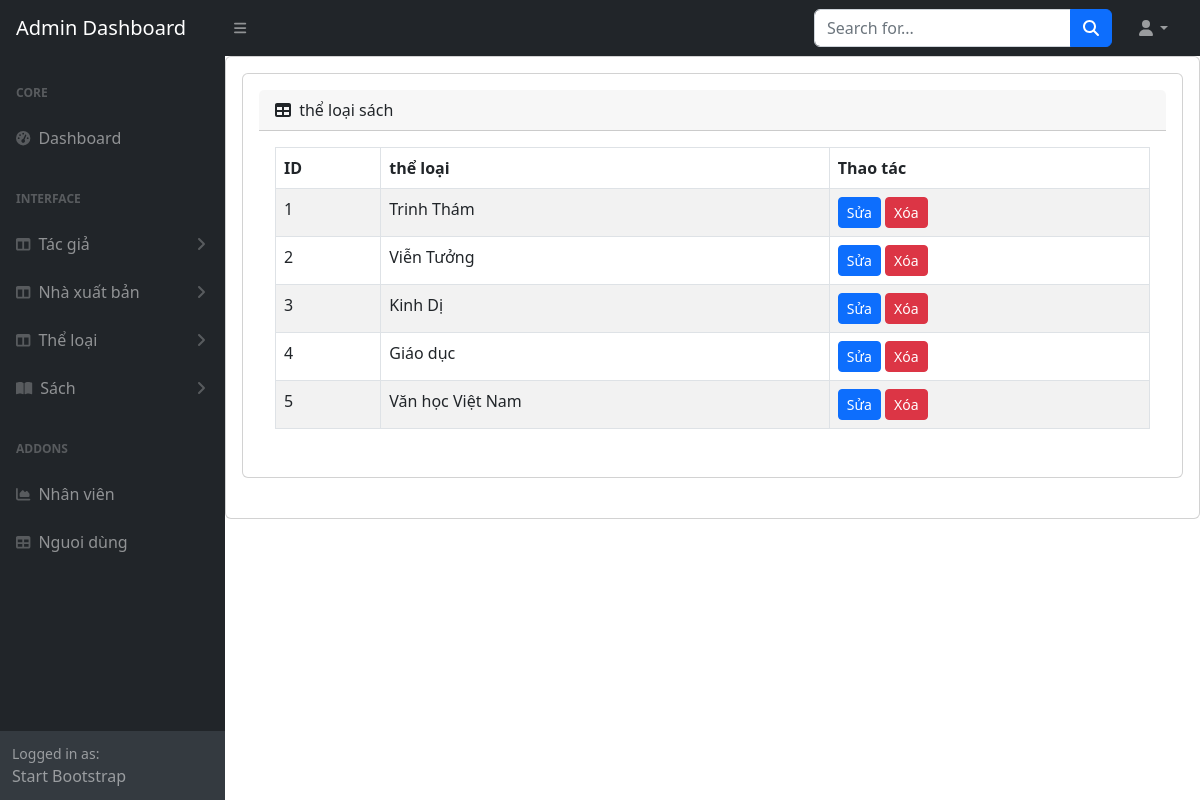
The app's page /admin/index.php?action=quanlytheloai&query=xem (signed in) with its own data.
### tables this page shows
CREATE TABLE `the_loai` (
  `ma_the_loai` int(11) NOT NULL,
  `ten_the_loai` varchar(50) NOT NULL
);

### admin/modules/qltheloai/lietke.php (the view)
<?php
    $sql = "SELECT * FROM the_loai";
    $query = mysqli_query($conn, $sql);
?>
<div class="card mb-4">
    <div class="card-body">
        <div class="card-header">
            <i class="fas fa-table me-1"></i>
            thể loại sách
        </div>
        <div class="card-body">
            <table id="datatablesSimple" class="table table-striped table-hover table-bordered">
                <thead>
                    <tr>
                        <th>ID</th>
                        <th>thể loại</th>
                        <th>Thao tác</th>
                    </tr>
                </thead>
                <tbody>
                    <?php
                        $i = 0;
                        while($row = mysqli_fetch_array($query)){
                            $i++;
                        ?>
                            <tr>
                                <td><?php echo $i; ?></td>
                                <td><?php echo $row['ten_the_loai'];?></td>
                                <td>
                                    <a class="btn btn-primary btn-sm" href="?action=quanlytheloai&query=sua&idtheloai=<?php echo $row['ma_the_loai'] ?>">Sửa</a>
                                    <a class="btn btn-danger btn-sm" href="modules/qltheloai/xuly.php?idtheloai=<?php echo $row['ma_the_loai'] ?>">Xóa</a>
                                </td>
                            </tr>
                    <?php } ?>
                </tbody>
            </table>
        </div>
    </div>
</div>

### records on screen
the_loai: ten_the_loai "Trinh Thám"
the_loai: ten_the_loai "Viễn Tưởng"
the_loai: ten_the_loai "Kinh Dị"
the_loai: ten_the_loai "Giáo dục"
the_loai: ten_the_loai "Văn học Việt Nam"
